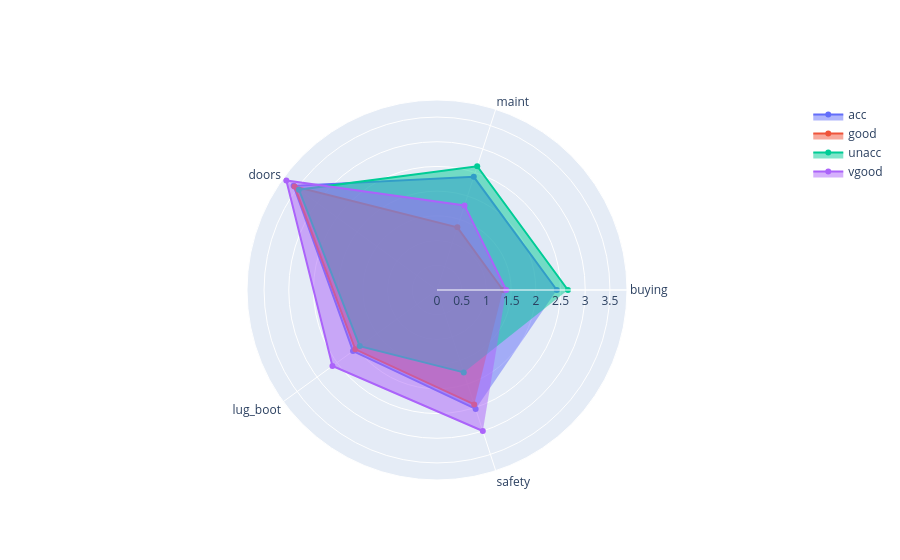

Source (notebook cell):
### Code cell
gg = df2.groupby('class')[attr].mean()

fig = go.Figure()

for car_class in gg.index:
    values = gg.loc[car_class].tolist()

    fig.add_trace(go.Scatterpolar(
        r=values,
        theta=attr + [attr[0]],
        fill='toself',
        name=car_class
    ))

fig.show()

### Figure 1 — Plotly figure (JSON) as saved in the notebook; plotly's stock layout.template omitted (floating-point values rounded to 4 significant figures)
{"data": [{"fill": "toself", "name": "acc", "r": [2.424, 2.409, 3.586, 2.102, 2.531], "theta": ["buying", "maint", "doors", "lug_boot", "safety", "buying"], "type": "scatterpolar"}, {"fill": "toself", "name": "good", "r": [1.333, 1.333, 3.565, 2.043, 2.435], "theta": ["buying", "maint", "doors", "lug_boot", "safety", "buying"], "type": "scatterpolar"}, {"fill": "toself", "name": "unacc", "r": [2.65, 2.633, 3.455, 1.932, 1.753], "theta": ["buying", "maint", "doors", "lug_boot", "safety", "buying"], "type": "scatterpolar"}, {"fill": "toself", "name": "vgood", "r": [1.4, 1.8, 3.769, 2.615, 3], "theta": ["buying", "maint", "doors", "lug_boot", "safety", "buying"], "type": "scatterpolar"}], "layout": {}}
